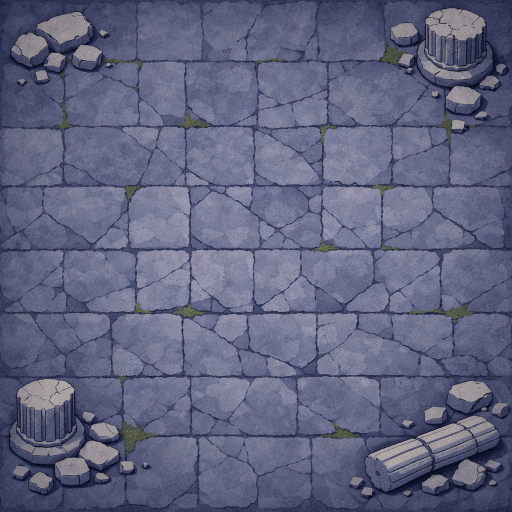
#> input picture art/raw/backgroud_stone.png, 1024 x 1024 px (shown at 1/2 size)
$ python process_sheet.py ../art/raw/backgroud_stone.png out ../art/raw/black-wyrmling.png
#> lines starting #> are read from the running program, lines starting #| are printed output that depends on the picture
import os
import sys
from PIL import Image

def find_bounding_box(img_half, threshold=15, min_line_pixels=8, gap_tolerance=20):
    """
    Finds the bounding box of the main character in the half-image.
    Groups active rows into contiguous intervals and picks the tallest one
    (the character) to ignore separate text labels at the bottom.
    Then finds the horizontal boundaries within that vertical range.
    """
    w, h = img_half.size
    pixels = img_half.load()

    # Auto-detect background chroma key (green vs magenta) from top-left corner
    corner_r, corner_g, corner_b = pixels[0, 0][:3]
    is_magenta_bg = (corner_r > 150 and corner_b > 150 and corner_g < 120)

    # 1. Calculate foreground pixel count per row
    row_counts = [0] * h
    for y in range(h):
        for x in range(w):
            r, g, b = pixels[x, y][:3]
            if is_magenta_bg:
                magentanness = min(r, b) - g
                is_bg = (magentanness > threshold) or (r > 1.2 * g and b > 1.2 * g and r > 80 and b > 80)
            else:
                greenness = g - max(r, b)
                is_bg = (greenness > threshold) or (g > 1.2 * r and g > 1.2 * b and g > 80)
            if not is_bg:
                row_counts[y] += 1

    # 2. Find row indices meeting the threshold
    active_rows = [y for y, count in enumerate(row_counts) if count >= min_line_pixels]
    if not active_rows:
        print("Warning: No active rows found, falling back to full height.")
        min_y, max_y = 0, h - 1
    else:
        # Group active rows into contiguous intervals
        intervals = []
        start = active_rows[0]
        prev = active_rows[0]

        for y in active_rows[1:]:
            if y - prev > gap_tolerance:
                intervals.append((start, prev))
                start = y
            prev = y
        intervals.append((start, prev))

        # Pick the longest interval (the character)
        longest_interval = max(intervals, key=lambda iv: iv[1] - iv[0])
        min_y, max_y = longest_interval
        print(f"Detected Y-intervals: {intervals}. Chosen main character Y range: [{min_y}, {max_y}]")

    # 3. Calculate foreground pixel count per column ONLY within the detected Y range
    col_counts = [0] * w
    for x in range(w):
        for y in range(min_y, max_y + 1):
            r, g, b = pixels[x, y][:3]
            greenness = g - max(r, b)
            is_green = (greenness > threshold) or (g > 1.2 * r and g > 1.2 * b and g > 80)
            if not is_green:
                col_counts[x] += 1

    active_cols = [x for x, count in enumerate(col_counts) if count >= min_line_pixels]
    if not active_cols:
        print("Warning: No active columns found, falling back to full width.")
        min_x, max_x = 0, w - 1
    else:
        # Group active columns into contiguous intervals
        intervals_x = []
        start_x = active_cols[0]
        prev_x = active_cols[0]

        for x in active_cols[1:]:
            if x - prev_x > gap_tolerance:
                intervals_x.append((start_x, prev_x))
                start_x = x
            prev_x = x
        intervals_x.append((start_x, prev_x))

        # Pick the longest horizontal interval
        longest_interval_x = max(intervals_x, key=lambda iv: iv[1] - iv[0])
        min_x, max_x = longest_interval_x
        print(f"Detected X-intervals: {intervals_x}. Chosen main character X range: [{min_x}, {max_x}]")

    # Add a small padding of 2 pixels around the bounding box
    min_x = max(0, min_x - 2)
    max_x = min(w - 1, max_x + 2)
    min_y = max(0, min_y - 2)
    max_y = min(h - 1, max_y + 2)

    return min_x, min_y, max_x, max_y

def process_sheet(image_path, output_dir, base_name):
    """
    Splits a 1024x1024 design sheet containing a portrait (left) and token (right)
    against a green background, removes the green screen, scales them to spec,
    and saves them.
    """
#> called with image_path = '../art/raw/backgroud_stone.png', output_dir = 'out', base_name = '../art/raw/black-wyrmling.png'
    if not os.path.exists(image_path):
        print(f"Error: Source image not found at {image_path}")
        return False

    # Open image and convert to RGBA
    img = Image.open(image_path).convert("RGBA")
    w, h = img.size
#> w = 1024; h = 1024
    if w != 1024 or h != 1024:
        print(f"Warning: Image size is {w}x{h}, expected 1024x1024. Processing anyway...")

    os.makedirs(output_dir, exist_ok=True)

    # Split into left and right halves (each is 512x1024)
    left_half = img.crop((0, 0, w // 2, h))
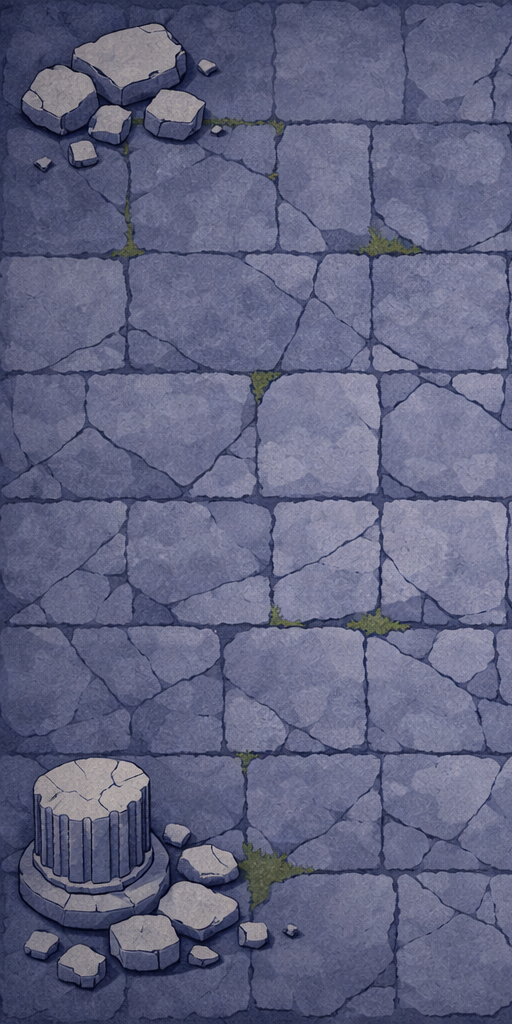
#> left_half: PIL image 512x1024 RGBA; mean R, G, B, A 97.2, 100, 128.5, 255
    right_half = img.crop((w // 2, 0, w, h))
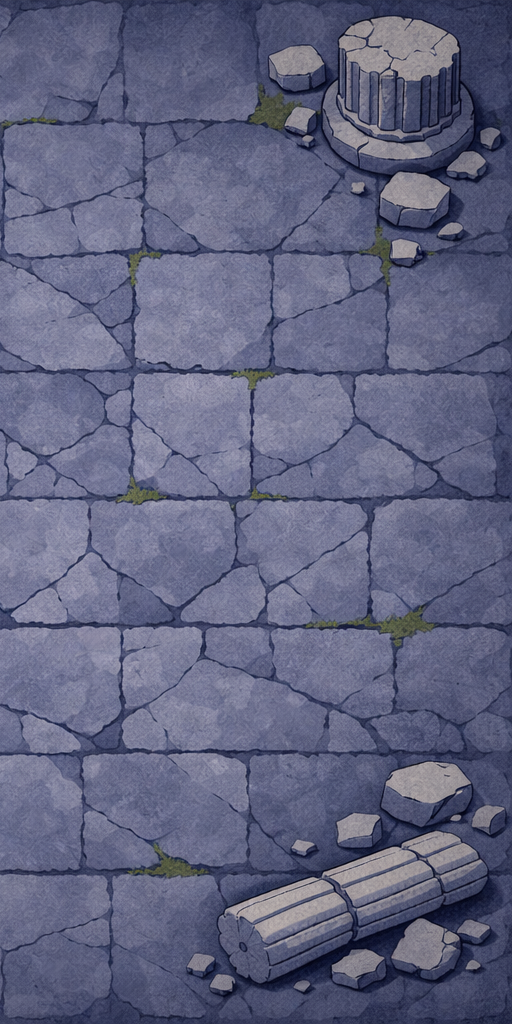
#> right_half: PIL image 512x1024 RGBA; mean R, G, B, A 96.7, 99.6, 127.9, 255

    # Define tasks with updated fill percentages to blow them up a bit
    halves = [
        {
            "name": f"portrait-{base_name}.png",
            "img": left_half,
            "type": "portrait",
            "target_height_pct": 0.92, # Maximum character canvas utilization
            "padding_top": 15,         # Top padding
            "padding_bottom": None
        },
        {
            "name": f"token-{base_name}.png",
            "img": right_half,
            "type": "token",
            "target_height_pct": 0.90, # Maximum character canvas utilization
            "padding_top": None,
            "padding_bottom": 15       # Bottom padding
        }
    ]

    for item in halves:
        half_img = item["img"]
        filename = item["name"]

        # 1. Find bounding box of foreground character in the half-image
        min_x, min_y, max_x, max_y = find_bounding_box(half_img, threshold=15, min_line_pixels=8)
        char_w = max_x - min_x + 1
        char_h = max_y - min_y + 1
        print(f"{filename}: Final cropped size: {char_w}x{char_h}")

        # Crop the character bounding box
        char_crop = half_img.crop((min_x, min_y, max_x + 1, max_y + 1))

        # 2. Apply chroma-key (transparency) and spill suppression on the cropped character
        c_pixels = char_crop.load()
        key_img = Image.new("RGBA", (char_w, char_h))
        key_pixels = key_img.load()

        for y in range(char_h):
            for x in range(char_w):
                r, g, b, a = c_pixels[x, y]

                greenness = g - max(r, b)
                t_low = 10
                t_high = 35

                # Check greenness
                if greenness >= t_high:
                    alpha = 0
                elif greenness <= t_low:
                    alpha = a
                else:
                    ratio = (greenness - t_low) / (t_high - t_low)
                    alpha = int(a * (1.0 - ratio))

                # Green spill suppression
                if alpha > 0 and g > max(r, b):
                    blend = min(1.0, max(0.0, greenness / t_high))
                    target_g = int(max(r, b))
                    new_g = int(g * (1.0 - blend) + target_g * blend)
                else:
                    new_g = g

                key_pixels[x, y] = (r, new_g, b, alpha)

        # 3. Scale the transparent character to fit target specifications
        target_h = int(512 * item["target_height_pct"])
        scale = target_h / char_h

        # Prevent horizontal overflow
        max_allowed_w = int(512 * 0.90)
        if char_w * scale > max_allowed_w:
            scale = max_allowed_w / char_w

        scaled_w = int(char_w * scale)
        scaled_h = int(char_h * scale)

        scaled_char = key_img.resize((scaled_w, scaled_h), Image.Resampling.LANCZOS)
        print(f"{filename}: Resized from {char_w}x{char_h} to {scaled_w}x{scaled_h} (scale={scale:.3f})")

        # 4. Center and position on a new 512x512 transparent canvas
        final_canvas = Image.new("RGBA", (512, 512), (0, 0, 0, 0))

        # Horizontal center
        dx = (512 - scaled_w) // 2

        # Vertical placement
        if item["padding_top"] is not None:
            dy = item["padding_top"]
        elif item["padding_bottom"] is not None:
            dy = 512 - scaled_h - item["padding_bottom"]
        else:
            dy = (512 - scaled_h) // 2

        # Paste scaled character onto canvas
        final_canvas.alpha_composite(scaled_char, (dx, dy))

        # Save output file
        out_path = os.path.join(output_dir, filename)
        final_canvas.save(out_path, "PNG")
        print(f"Saved processed asset: {out_path}")
#> this loop made 2 passes
#> (filename, w in find_bounding_box, h in find_bounding_box, corner_r in find_bounding_box, corner_g in find_bounding_box, corner_b in find_bounding_box, is_magenta_bg in find_bounding_box) on pass 2: ('token-../art/raw/black-wyrmling.png.png', 512, 1024, 50, 54, 82, False)
#> (w in find_bounding_box, h in find_bounding_box, corner_r in find_bounding_box, corner_g in find_bounding_box, corner_b in find_bounding_box, is_magenta_bg in find_bounding_box) on pass 1: (512, 1024, 41, 47, 70, False)
#| Detected Y-intervals: [(0, 1023)]. Chosen main character Y range: [0, 1023]
#| Detected X-intervals: [(0, 511)]. Chosen main character X range: [0, 511]
#| portrait-../art/raw/black-wyrmling.png.png: Final cropped size: 512x1024
#| portrait-../art/raw/black-wyrmling.png.png: Resized from 512x1024 to 235x471 (scale=0.460)
#| Saved processed asset: out/portrait-../art/raw/black-wyrmling.png.png
#| Detected Y-intervals: [(0, 1023)]. Chosen main character Y range: [0, 1023]
#| Detected X-intervals: [(0, 511)]. Chosen main character X range: [0, 511]
#| token-../art/raw/black-wyrmling.png.png: Final cropped size: 512x1024
#| token-../art/raw/black-wyrmling.png.png: Resized from 512x1024 to 230x460 (scale=0.449)
#| Saved processed asset: out/token-../art/raw/black-wyrmling.png.png
#> pass 1, in process_sheet, `final_canvas.save(out_path, "PNG")`:
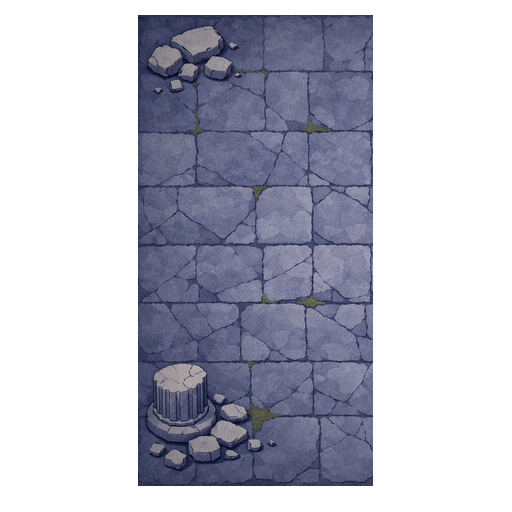
#> saved as black-wyrmling.png.png: PIL image 512x512 RGBA; mean R, G, B, A 41, 42.2, 54.3, 107.7; transparent parts drawn white
#> after the loop:
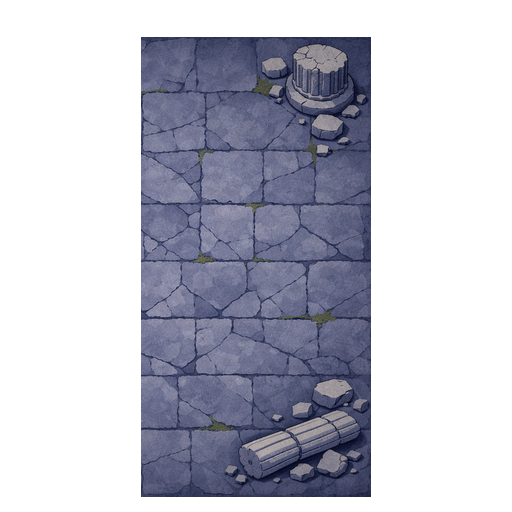
#> final_canvas: PIL image 512x512 RGBA; mean R, G, B, A 39, 40.2, 51.6, 102.9; transparent parts drawn white

    return True

if __name__ == "__main__":
    if len(sys.argv) < 4:
        print("Usage: python process_sheet.py <image_path> <output_dir> <base_name>")
        sys.exit(1)

    src_img = sys.argv[1]
    out_dir = sys.argv[2]
    b_name = sys.argv[3]

    process_sheet(src_img, out_dir, b_name)
